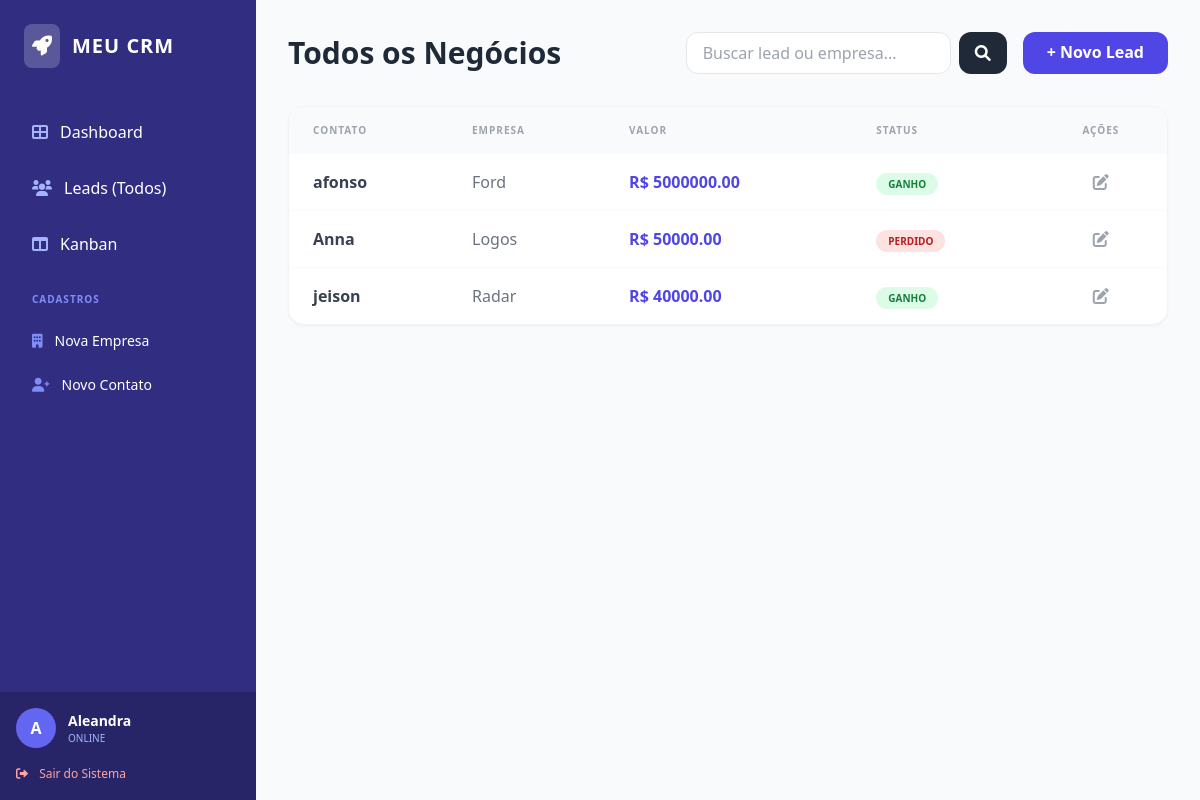
Page /crm/negocios/ (signed in) on the committed database.
### users/models.py (models this page shows, shortened)
class CustomUser(AbstractUser):
    Cargos = (
        ('admin', 'Administrator'),
        ('vendedor', 'Vendedor'),
        ('sdr', 'SDR'),
    )
    cargo = models.CharField(max_length=20, choices=Cargos, default='vendedor')
    telefone = models.CharField(max_length=15, blank=True, null=True)
    foto = models.ImageField(upload_to='usuarios/', blank=True, null=True)

### crm/models.py (models this page shows, shortened)
class Oportunidade(models.Model):
    ESTAGIOS = [
        ('novo', 'Novo'),
        ('qualificado', 'Qualificado'),
        ('proposta', 'Proposta'),
        ('negociacao', 'Negociação'),
        ('ganho', 'Ganho'),
        ('perdido', 'Perdido'),
    ]
    titulo = models.CharField(max_length=255)
    contato = models.ForeignKey(Contato, on_delete=models.CASCADE)
    vendedor = models.ForeignKey(settings.AUTH_USER_MODEL, on_delete=models.CASCADE)
    valor = models.DecimalField(max_digits=12, decimal_places=2)
    estagio = models.CharField(max_length=20, choices=ESTAGIOS, default='novo')
    data_criacao = models.DateTimeField(auto_now_add=True)
    data_atualizacao = models.DateTimeField(auto_now=True)
    descricao = models.TextField(blank=True, null=True)

class Contato(models.Model):
    empresa = models.ForeignKey(Empresa, on_delete=models.CASCADE, related_name='contatos')
    nome = models.CharField(max_length=255)
    email = models.EmailField()
    telefone = models.CharField(max_length=20, blank=True)

class Empresa(models.Model):
    nome = models.CharField(max_length=255)
    cnpj = models.CharField(max_length=18, blank=True, null=True)
    setor = models.CharField(max_length=100, blank=True)

### crm/views.py (the view)
# urls.py: path('negocios/', views.lista_negocios, name='lista_negocios'),
@login_required
def lista_negocios(request):
    negocios = Oportunidade.objects.filter(vendedor=request.user).order_by('-id')
    search_query = request.GET.get('search')
    if search_query:
        negocios = negocios.filter(
            Q(contato__nome__icontains=search_query) |
            Q(contato__empresa__nome__icontains=search_query)
        )
    filtro = request.GET.get('filtro')
    titulo = "Todos os Negócios"
    if filtro:
        negocios = negocios.filter(estagio=filtro)
        titulo = f"Negócios: {filtro.replace('_', ' ').capitalize()}"
    return render(request, 'crm/lista_negocios.html', {
        'objetos': negocios,
        'titulo_pagina': titulo,
        'search_query': search_query
    })

### templates/crm/lista_negocios.html (shortened to what this page needs)
{% extends 'crm/base.html' %}
{% block content %}
<div class="flex justify-between items-center mb-8">
    <h1 class="text-3xl font-bold text-gray-800">{{ titulo_pagina }}</h1>
    <div class="flex gap-4">
        <form method="GET" action="{% url 'lista_negocios' %}" class="flex gap-2">
            <input type="text" name="search" placeholder="Buscar lead ou empresa..."
                   value="{{ search_query|default:'' }}"
                   class="px-4 py-2 rounded-xl border border-gray-200 focus:ring-2 focus:ring-indigo-500 outline-none">
            <button type="submit" class="bg-gray-800 text-white px-4 py-2 rounded-xl hover:bg-gray-900 transition">
                <i class="fas fa-search"></i>
            </button>
        </form>
        <a href="{% url 'novo_lead' %}" class="bg-indigo-600 text-white px-6 py-2 rounded-xl font-bold hover:bg-indigo-700 transition">
            + Novo Lead
        </a>
    </div>
</div>
<div class="bg-white rounded-2xl shadow-sm border border-gray-100 overflow-hidden">
    <table class="w-full text-left border-collapse">
        <thead class="bg-gray-50 text-gray-400 text-[10px] uppercase font-bold tracking-widest">
            <tr>
                <th class="px-6 py-4">Contato</th>
                <th class="px-6 py-4">Empresa</th>
                <th class="px-6 py-4">Valor</th>
                <th class="px-6 py-4">Status</th>
                <th class="px-6 py-4 text-center">Ações</th>
            </tr>
        </thead>
        <tbody class="divide-y divide-gray-50">
            {% for item in objetos %}
            <tr class="hover:bg-gray-50 transition">
                <td class="px-6 py-4 font-bold text-gray-700">{{ item.contato.nome }}</td>
                <td class="px-6 py-4 text-gray-500">{{ item.contato.empresa.nome|default:"-" }}</td>
                <td class="px-6 py-4 font-bold text-indigo-600">R$ {{ item.valor }}</td>
                <td class="px-6 py-4">
                    <span class="px-3 py-1 rounded-full text-[10px] font-bold uppercase
                        {% if item.estagio == 'ganho' %} bg-green-100 text-green-700
                        {% elif item.estagio == 'perdido' %} bg-red-100 text-red-700
                        {% else %} bg-indigo-100 text-indigo-700 {% endif %}">
                        {{ item.estagio }}
                    </span>
                </td>
                <td class="px-6 py-4 text-center">
                    <a href="{% url 'editar_lead' item.id %}" class="text-gray-400 hover:text-indigo-600 px-2">
                        <i class="fas fa-edit"></i>
                    </a>
                </td>
            </tr>
            {% endfor %}
        </tbody>
    </table>
</div>
{% endblock %}

### templates/crm/base.html (shortened to what this page needs)
<!DOCTYPE html>
<html lang="pt-br">
<head>
    <script src="https://cdn.tailwindcss.com"></script>
    <link href="https://cdnjs.cloudflare.com/ajax/libs/font-awesome/6.0.0/css/all.min.css" rel="stylesheet">
</head>
<body class="bg-gray-50 font-sans antialiased text-gray-900">
    <div class="flex min-h-screen">
        <aside class="w-64 bg-indigo-900 text-white flex-shrink-0 flex flex-col transition-all duration-300">
            <div class="p-6">
                <div class="flex items-center gap-3">
                    <div class="bg-white/20 p-2 rounded-lg">
                        <i class="fas fa-rocket text-xl"></i>
                    </div>
                    <span class="text-xl font-bold tracking-wider uppercase">Meu CRM</span>
                </div>
            </div>
            <nav class="flex-1 px-4 space-y-2 mt-4">
                <a href="{% url 'dashboard' %}" class="flex items-center gap-3 px-4 py-3 rounded-xl hover:bg-white/10 transition group">
                    <i class="fas fa-th-large text-indigo-300 group-hover:text-white"></i>
                    <span class="font-medium">Dashboard</span>
                </a>
                <a href="{% url 'lista_negocios' %}" class="flex items-center gap-3 px-4 py-3 rounded-xl hover:bg-white/10 transition group">
                    <i class="fas fa-users text-indigo-300 group-hover:text-white"></i>
                    <span class="font-medium">Leads (Todos)</span>
                </a>
                <a href="{% url 'kanban' %}" class="flex items-center gap-3 px-4 py-3 rounded-xl hover:bg-white/10 transition group">
                    <i class="fas fa-columns text-indigo-300 group-hover:text-white"></i>
                    <span class="font-medium">Kanban</span>
                </a>
                <div class="pt-4 pb-2 px-4 uppercase text-[10px] font-bold text-indigo-400 tracking-widest">Cadastros</div>
                <a href="{% url 'nova_empresa' %}" class="flex items-center gap-3 px-4 py-2 rounded-xl hover:bg-white/10 transition text-sm">
                    <i class="fas fa-building text-indigo-400"></i> Nova Empresa
                </a>
                <a href="{% url 'novo_contato' %}" class="flex items-center gap-3 px-4 py-2 rounded-xl hover:bg-white/10 transition text-sm">
                    <i class="fas fa-user-plus text-indigo-400"></i> Novo Contato
                </a>
            </nav>
            <div class="p-4 bg-black/20 mt-auto">
                <div class="flex items-center gap-3">
                    <div class="w-10 h-10 rounded-full bg-indigo-500 flex items-center justify-center font-bold">
                        {{ user.username|first|upper }}
                    </div>
                    <div class="flex flex-col overflow-hidden">
                        <span class="text-sm font-bold truncate">{{ user.username }}</span>
                        <span class="text-[10px] text-indigo-300 uppercase">Online</span>
                    </div>
                </div>
                <form action="{% url 'logout' %}" method="post" class="mt-3">
                    <button type="submit" class="w-full text-left text-xs text-red-300 hover:text-red-100 transition">
                        <i class="fas fa-sign-out-alt mr-2"></i> Sair do Sistema
                    </button>
                </form>
            </div>
        </aside>
        <main class="flex-1 overflow-y-auto p-8">
            {% block content %}
            {% endblock %}
        </main>
    </div>
</body>
</html>

### rows in the picture
CustomUser: username|first "A", username "Aleandra"
Oportunidade: contato.nome "afonso", contato.empresa.nome "Ford", valor "5000000.00", estagio "GANHO"
Oportunidade: contato.nome "Anna", contato.empresa.nome "Logos", valor "50000.00", estagio "PERDIDO"
Oportunidade: contato.nome "jeison", contato.empresa.nome "Radar", valor "40000.00", estagio "GANHO"

### other values in the picture
{{ titulo_pagina }} "Todos os Negócios"
